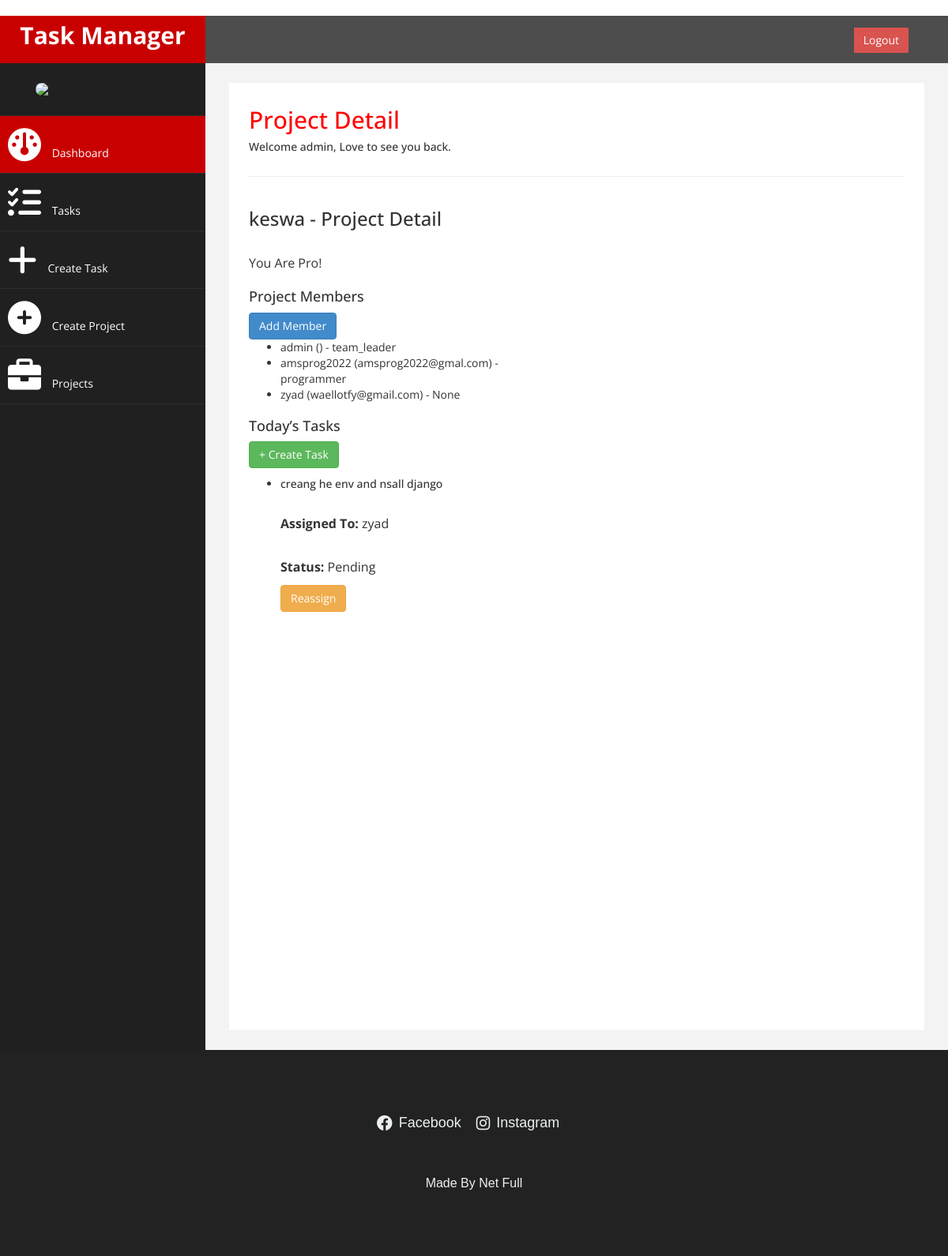
The page /project/2/ (signed in) on the database its author committed.
### welcome/models.py (models this page shows, shortened)
class CustomUser(AbstractUser):
    subscription_type = models.CharField(
        max_length=20,
        choices=[('free', 'Free'), ('pro', 'Pro')],
        default='free'
    )
    ROLE_CHOICES = [
        ('team_leader', 'Team Leader'),
        ('product_owner', 'Product Owner'),
        ('programmer', 'Programmer'),
    ]
    role = models.CharField(max_length=20, choices=ROLE_CHOICES, null=True)
    trial_start_date = models.DateField(null=True, blank=True)
    category = models.CharField(
        max_length=20,
        choices=[('programming', 'Programming'), ('education', 'Education'), ('crm', 'CRM')],
        null=True
    )
    pro_subscription_date = models.DateField(null=True, blank=True)  # Track last subscription to Pro
    subscription_end_date = models.DateField(null=True, blank=True)  # New field
    groups = models.ManyToManyField(
        Group,
        related_name="custom_user_groups",
        blank=True
    )
    user_permissions = models.ManyToManyField(
        Permission,
        related_name="custom_user_permissions",
        blank=True
    )

class Project(models.Model):
    name = models.CharField(max_length=255)
    created_by = models.ForeignKey(
        CustomUser, on_delete=models.CASCADE, related_name='projects'
    )
    start_date = models.DateField()
    end_date = models.DateField()
    members = models.ManyToManyField(CustomUser, related_name='project_members')

class ProUserTask(models.Model):
    user = models.ForeignKey(CustomUser, on_delete=models.CASCADE)  # Task creator
    task_name = models.CharField(max_length=255)
    project = models.ForeignKey(
        'Project', on_delete=models.CASCADE, null=True, blank=True, related_name='tasks'
    )  # Related name for reverse querying tasks by project
    assigned_to = models.ForeignKey(
        CustomUser, on_delete=models.SET_NULL, null=True, blank=True, related_name='assigned_tasks'
    )  # User to whom the task is assigned
    uploaded_file = models.FileField(upload_to='task_files/', null=True, blank=True)
    created_at = models.DateTimeField(auto_now_add=True)
    is_done = models.BooleanField(default=False)
    def __str__(self):
        return self.task_name

### welcome/views.py (the view)
# urls.py: path('project/<int:project_id>/', views.project_detail, name='project_detail'),
@login_required
def project_detail(request, project_id):
    project = get_object_or_404(Project, id=project_id)
    if request.user != project.created_by and request.user not in project.members.all():
        return HttpResponseForbidden("You do not have permission to view this project.")
    tasks = project.tasks.all()
    print(f"Tasks for project {project_id}: {tasks}")
    return render(request, 'project_detail.html', {
        'project': project,
        'tasks': tasks,
        'members': project.members.all()
    })

### welcome/templates/project_detail.html (shortened to what this page needs)
﻿﻿﻿{% load static %}
<!DOCTYPE html>
<html xmlns="http://www.w3.org/1999/xhtml">
<head>
    <link href="{% static 'bootstrap.css' %}" rel="stylesheet" />
    <link href="{% static 'font-awesome.css' %}" rel="stylesheet" />
    <link rel="stylesheet" href="https://cdnjs.cloudflare.com/ajax/libs/font-awesome/6.0.0-beta3/css/all.min.css" />
    <link href="{% static 'custom.css' %}" rel="stylesheet" />
</head>
<body>
    <div id="wrapper">
        <nav class="navbar navbar-default navbar-cls-top" role="navigation" style="margin-bottom: 0">
            <div class="navbar-header">
                <a class="navbar-brand" href="{% url 'dashboard' %}">Task Manager</a>
            </div>
            <div style="color: white; padding: 15px 50px 5px 50px; float: right; font-size: 16px;">
                {% if user.is_authenticated %}<a href="/logout" class="btn btn-danger square-btn-adjust">Logout</a>
                {% else %}
                <a href="/login" class="btn btn-danger square-btn-adjust">Login</a>
                <a href="/register" class="btn btn-danger square-btn-adjust">Register</a>
                {% endif %}
            </div>
        </nav>
        <nav class="navbar-default navbar-side" role="navigation">
            <div class="sidebar-collapse">
                <ul class="nav" id="main-menu">
                  <li class="text-center">
                    <img src="{% static 'img/netfull.png' %}" class="user-image img-responsive"/>
					</li>
                    <li>
                        <a class="active-menu" href="{% url 'dashboard' %}"><i class="fa fa-dashboard fa-3x"></i> Dashboard</a>
                    </li>
                    <li>
                        <a href="{% url 'user_tasks_view' %}"><i class="fa fa-tasks fa-3x"></i> Tasks</a>
                    </li>
                    <li>
                        <a href="{% url 'create_task' %}"><i class="fa fa-plus fa-3x"></i> Create Task</a>
                    </li>
                    <li>
                        <a href="{% url 'create_project' %}"><i class="fa fa-plus-circle fa-3x"></i> Create Project</a>
                    </li>
                    <li>
                        <a href="{% url 'user_projects_view' %}"><i class="fa fa-briefcase fa-3x"></i> Projects</a>
                    </li>
                </ul>
            </div>
        </nav>
        <div id="page-wrapper">
            <div id="page-inner">
                <div class="container-fluid">
                    <div class="row">
                        <div class="col-md-12">
                            <h2 class="page-title">Project Detail</h2>
                            <h5 class="welcome-message">Welcome {{ user.username }}, Love to see you back.</h5>
                        </div>
                    </div>
                    <hr />
                    <div class="task-manager row">
                        <div class="col-md-6">
                            <div class="task-left">
                                <div class="task-header">
                                    <h3>{{ project.name }} - Project Detail</h3>
                                    <p class="pro-subscription-btn">You Are Pro!</p>
                                </div>
                                <div class="members-section">
                                    <div class="section-header">
                                        <h4>Project Members</h4>
                                        <button class="btn btn-primary" onclick="window.location.href='{% url 'invite_team_members' project.id %}'">Add Member</button>
                                    </div>
                                    {% if members %}
                                        <ul class="members-list">
                                            {% for member in members %}
                                            <li>{{ member.username }} ({{ member.email }}) - {{ member.role }}</li>
                                            {% endfor %}
                                        </ul>
                                    {% else %}
                                        <p>No members added yet.</p>
                                    {% endif %}
                                </div>
                                <div class="tasks-section">
                                    <div class="section-header">
                                        <h4>Today’s Tasks</h4>
                                        <a href="/create-task" class="btn btn-success">+ Create Task</a>
                                    </div>
                                    <div class="tasks-wrapper">
                                        {% if tasks %}
                                            <ul class="task-list">
                                                {% for task in tasks %}
                                                <li class="task-item {% if task.is_done %}completed{% endif %}">
                                                    <h5>{{ task.task_name }}</h5>
                                                    <p><strong>Assigned To:</strong> {{ task.assigned_to.username }}</p>
                                                    <p><strong>Status:</strong> {% if task.is_done %}Completed{% else %}Pending{% endif %}</p>
                                                    <button class="btn btn-warning" onclick="document.getElementById('reassign-task-{{ task.id }}').style.display='block'">Reassign</button>
                                                </li>
                                                {% endfor %}
                                            </ul>
                                        {% else %}
                                            <p>No tasks available.</p>
                                        {% endif %}
                                    </div>
                                </div>
                            </div>
                        </div>
                        <div class="col-md-6">
                        </div>
                    </div>
                </div>
            </div>
        </div>
    </div>
<footer>
    <footer>
        <div class="container">
          <div class="row">
            <div class="col-lg-12">
              <ul class="social-icons">
                <li><a href="https://www.facebook.com/profile.php?id=61561751296406"><i class="fab fa-facebook"></i> Facebook</a></li>
                <li><a href="https://www.instagram.com/netfull1/"><i class="fab fa-instagram"></i> Instagram</a></li>
              </ul>
            </div>
            <div class="col-lg-12">
              <div class="copyright-text">
                <p>Made By Net Full</p>
              </div>
            </div>
          </div>
        </div>
      </footer>
</body>
</html>

### welcome/static/custom.css (style rules this page uses)
body { font-family: 'Open Sans', sans-serif; }
#wrapper { width: 100%; background:#202020; }
#page-wrapper { padding: 15px 15px; min-height: 600px; background:#F3F3F3; }
#page-inner { width:100%; margin:10px 20px 10px 0px; background-color:#fff!important; padding:10px; min-height:1200px; }
.text-center { text-align:center; }
h2 { color: #f00; }
h4 { padding-top:10px; }
.square-btn-adjust { border: 0px solid transparent; -webkit-border-radius: 0px; -moz-border-radius: 0px; border-radius: 0px; }
p { font-size:16px; line-height:25px; padding-top:20px; }
.user-image { margin: 25px auto; -webkit-border-radius: 10px; -moz-border-radius: 10px; border-radius: 10px; max-height:170px; max-width:170px; }
.navbar-cls-top .navbar-brand { color: #fff; background: #C90000; width: 260px; text-align: center; height: 60px; font-size: 30px; font-weight: 700; }
.active-menu { background-color:#C90000!important; }
.sidebar-collapse , .sidebar-collapse .nav { background:none; }
.sidebar-collapse .nav { padding:0; }
.sidebar-collapse .nav > li > a { color:#fff; background:#202020; text-shadow:none; }
.sidebar-collapse > .nav > li > a { padding:15px 10px; }
.sidebar-collapse > .nav > li { border-bottom: 1px solid rgba(107, 108, 109, 0.19); }
.navbar-side { border:none; background-color: #202020; }
.navbar-cls-top { background:#4D4D4D; border-bottom:none; }
.navbar-default { border:0px solid black; }
.navbar-header { background: #A70303; }
.nav > li > a > i { margin-right:10px; }
@media (min-width:768px) { #page-wrapper { margin: 0 0 0 260px; padding: 15px 30px; min-height: 1200px; } }
@media (min-width:768px) { .navbar-side { z-index: 1; position: absolute; width: 260px; } }
@media (min-width:768px) { .navbar { border-radius: 0px; } }

### welcome/templates/project_detail.html (style rules this page uses)
footer { background-color: #222; color: #ecf0f1; padding: 40px 0; font-family: Arial, sans-serif; }
footer .container { max-width: 1200px; margin: 0 auto; padding: 0 15px; }
footer .social-icons { list-style: none; padding: 0; text-align: center; margin-bottom: 20px; }
footer .social-icons li { display: inline-block; margin-right: 15px; }
footer .social-icons a { color: #ecf0f1; text-decoration: none; font-size: 18px; transition: color 0.3s ease; display: inline-flex; align-items: center; }
footer .social-icons a i { margin-right: 8px; font-size: 20px; }
footer .copyright-text { text-align: center; font-size: 14px; margin-top: 10px; }
footer .copyright-text p { margin: 0; color: #ecf0f1; }

### rows shown on the page
CustomUser: username "admin", role "team_leader"
Project: name "keswa"
CustomUser: username "amsprog2022", email "amsprog2022@gmal.com", role "programmer"
CustomUser: username "zyad", email "waellotfy@gmail.com", role "None"
ProUserTask: task_name "creang he env and nsall django", assigned_to.username "zyad", is_done "Pending"
